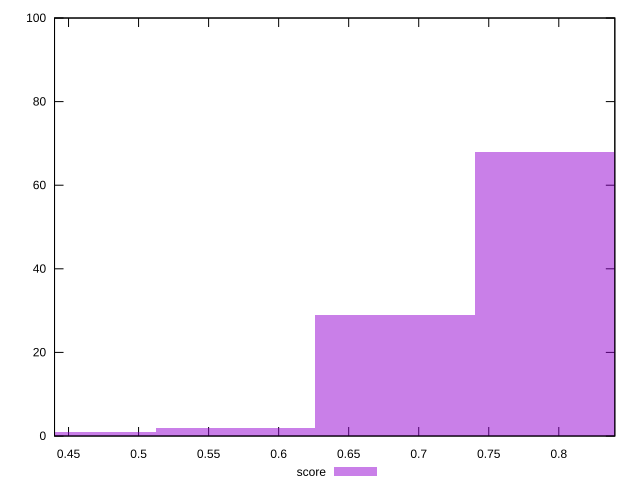

Recreate this plot in gnuplot.
reset

$score <<EOF
0.5692922938452959 2
0.7970092113834142 68
0.683150752614355 29
0.4554338350762367 1
EOF

set key outside below
set boxwidth 0.11385845876905917
set xrange [0.44:0.84]
set yrange [0:100]
set trange [0:100]
set style fill transparent solid 0.5 noborder
set terminal svg size 640, 490 enhanced background rgb 'white'
set output "report_00015_2021-02-09T16-11-33.973Z/interactive/samples/pages+cached+noadtech+nomedia+nocss/score/histogram.svg"

plot $score title "score" with boxes

reset
